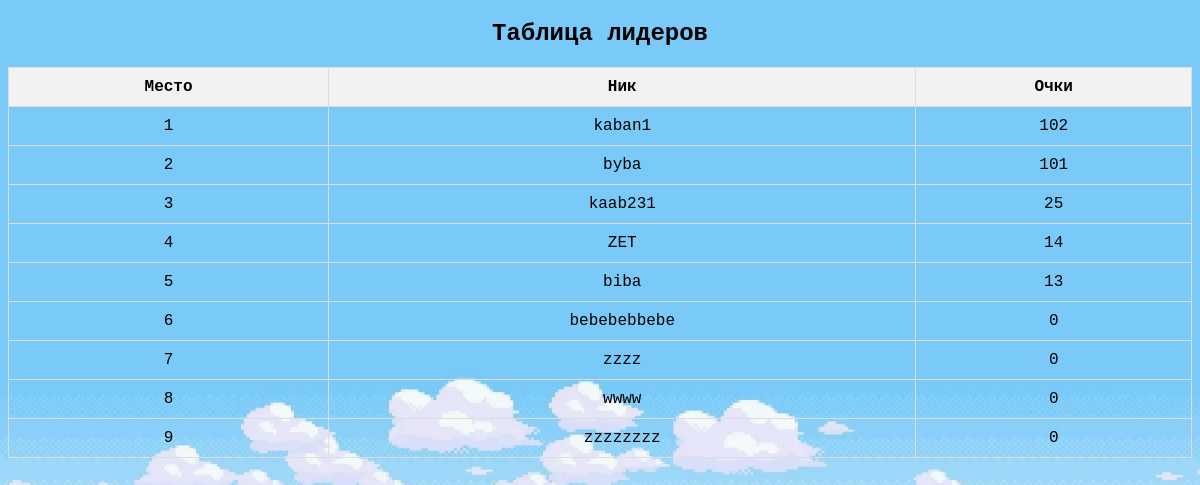
Screenshot of /flappy-bird-1/php/lider_bord.php with the database file from the repository.
### tables this page shows
CREATE TABLE `users` (
  `user_id` int(11) NOT NULL,
  `login` varchar(255) NOT NULL,
  `password` varchar(255) NOT NULL,
  `nickname` varchar(255) NOT NULL,
  `score` int(11) DEFAULT 0
);

### flappy-bird-1/php/lider_bord.php (the view, shortened to what this page needs)
<?php
$servername = "localhost";
$username = "root";
$password = "";
$dbname = "flappy_bird";
$conn = new mysqli($servername, $username, $password, $dbname);
$sql = "SELECT nickname, score FROM users ORDER BY score DESC LIMIT 15";
$result = $conn->query($sql);
$leaderboard = [];
if ($result->num_rows > 0) {
    while($row = $result->fetch_assoc()) {
        $leaderboard[] = $row;
    }
}
?>
<!DOCTYPE html>
<html lang="ru">
<head>
    <link rel="stylesheet" href="../стили/flappybird.css">
</head>
<body>
    <div id="leaderboard" class="leaderboard" style="margin-top: 20px;">
        <h2>Таблица лидеров</h2>
        <table style="width: 100%; border-collapse: collapse;">
            <thead>
                <tr style="background-color: #f2f2f2;">
                    <th style="padding: 10px; border: 1px solid #ddd;">Место</th>
                    <th style="padding: 10px; border: 1px solid #ddd;">Ник</th>
                    <th style="padding: 10px; border: 1px solid #ddd;">Очки</th>
                </tr>
            </thead>
            <tbody>
                <?php foreach ($leaderboard as $index => $player): ?>
                    <tr>
                        <td style="padding: 10px; border: 1px solid #ddd; text-align: center;"> <?= $index + 1 ?> </td>
                        <td style="padding: 10px; border: 1px solid #ddd; text-align: center;"> <?= htmlspecialchars($player['nickname']) ?> </td>
                        <td style="padding: 10px; border: 1px solid #ddd; text-align: center;"> <?= $player['score'] ?> </td>
                    </tr>
                <?php endforeach; ?>
            </tbody>
        </table>
    </div>
</body>
</html>

### flappy-bird-1/стили/flappybird.css (style rules this page uses)
body { font-family:'Courier New', Courier, monospace; text-align: center; background-image: url('../изображения/fon.webp'); background-size: cover; background-repeat: no-repeat; background-attachment: fixed; }

### rows the page displays
users: nickname "kaban1", score "102"
users: nickname "byba", score "101"
users: nickname "kaab231", score "25"
users: nickname "ZET", score "14"
users: nickname "biba", score "13"
users: nickname "bebebebbebe", score "0"
users: nickname "zzzz", score "0"
users: nickname "wwww", score "0"
users: nickname "zzzzzzzz", score "0"
